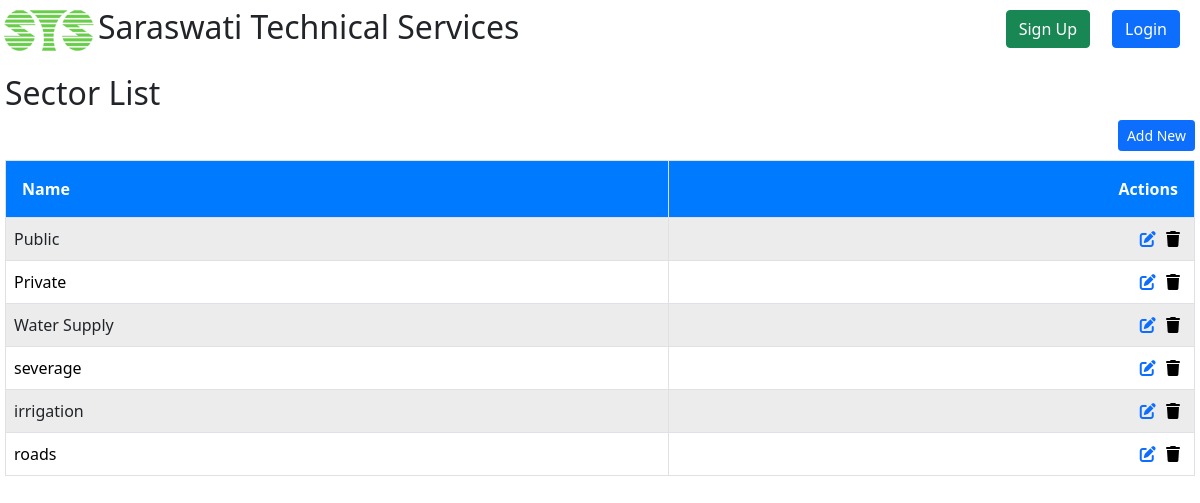
The page /project/sectorList on the database as committed earlier.
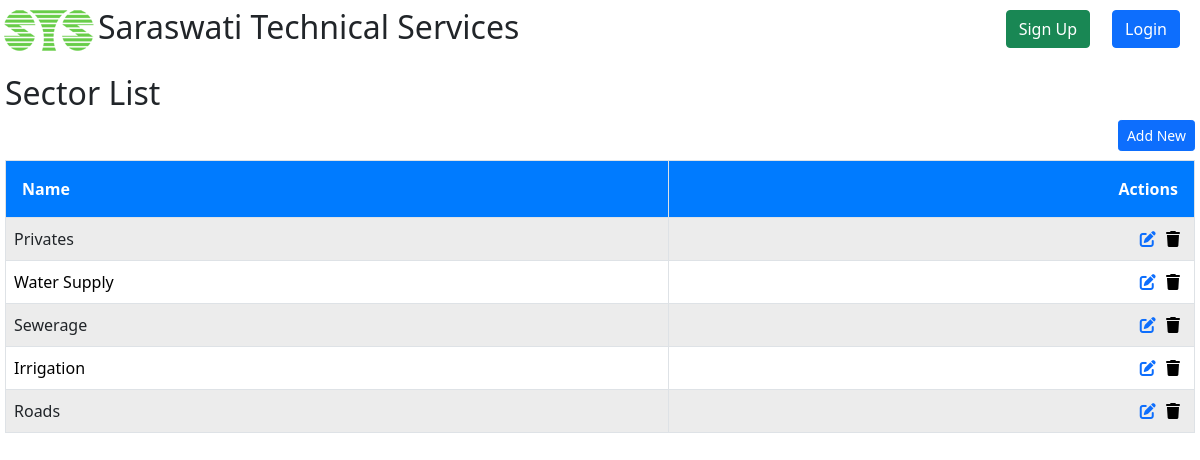
The same page on the database as committed later.
### Project/models.py (models this page shows, shortened)
class Sector(models.Model):
    sectorName = models.CharField(max_length=20)

### Project/views.py (the view)
# urls.py: path('sectorList', views.sectorList, name="sectorList"),
def sectorList(request):
    sector = Sector.objects.all()
    context = {"sector": sector}
    return render(request, "project/sectorList.html", context)

### Project/templates/project/sectorList.html
{% extends "registration/base.html" %}
{% block content %}
    <h2>Sector List</h2>
    <button type="button" class="btn btn-primary btn-sm" style="float:right;" hx-get="{% url 'sectorCreateView' %}" hx-target="#modal-body" hx-trigger="click" hx-swap="innerHTML">
        Add New
    </button>
    <table class="table table-striped table-hover mt-5">
        <thead>
            <tr>
                <th class="text-start border">Name</th>
                <th class="text-end border">Actions</th>
            </tr>
        </thead>
        <tbody>
            {% for sc in sector %}
                {% include 'project/sectorRow.html' with sc=sc %}
            {% endfor %}
        </tbody>
    </table>
{% endblock %}

### Project/templates/project/sectorRow.html (shortened to what this page needs)
<tr id="sector-{{ sc.id }}">
    <td class="text-start border">{{ sc.sectorName }}</td>
    <td class="text-end border sector-actions">
        <a href="{% url 'sectorUpdateView' sc.id %}" hx-get="{% url 'sectorUpdateView' sc.id %}" hx-target="#modal-body" hx-swap="innerHTML" title="Edit Sector"><i class="fas fa-edit" aria-hidden="true"></i></a>
        <form id="delete-form-{{ sc.id }}" method="POST" style="display:inline;" id="delete-form-{{ sc.id }}" hx-post="{% url 'sectorDeleteView' sc.id %}"
              hx-target="#sector-{{ sc.id }}"
              hx-swap="outerHTML">
            <button type="submit" style="background: none; border: none; cursor: pointer;" title="Delete Sector">
                <i class="fas fa-trash" aria-hidden="true"></i>
            </button>
        </form>
    </td>
</tr>

Rows that differ between the two databases and show on the page:
removed Sector: sectorName "Public"
removed Sector: sectorName "Private"
removed Sector: sectorName "severage"
removed Sector: sectorName "irrigation"
removed Sector: sectorName "roads"
added Sector: sectorName "Privates"
added Sector: sectorName "Sewerage"
added Sector: sectorName "Irrigation"
added Sector: sectorName "Roads"
